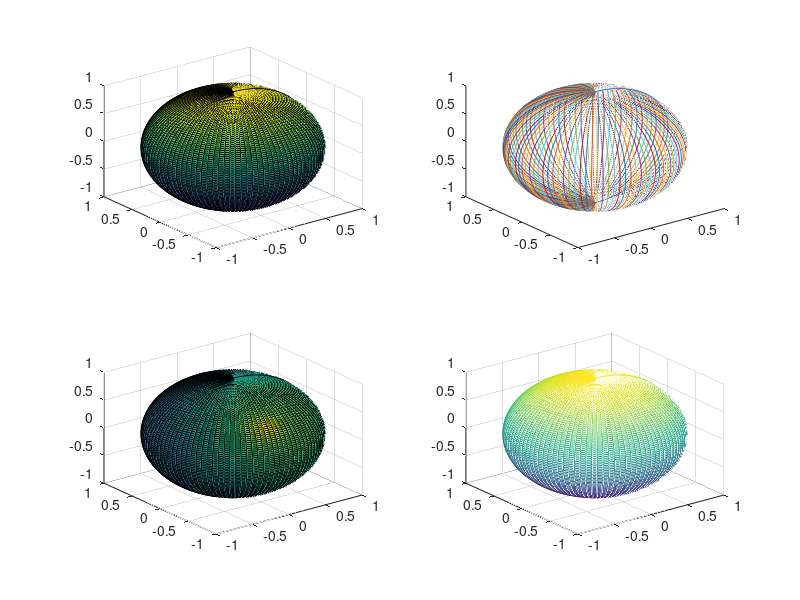

The MATLAB source for this figure:
figure
subplot(2,2,1)
[x,y,z]=sphere(100)
surf(x,y,z)
subplot(2,2,2)
[x,y,z]=sphere(100)
plot3(x,y,z)
subplot(2,2,3)
[x,y,z]=sphere(100)
surfl(x,y,z)
subplot(2,2,4)
[x,y,z]=sphere(100)
mesh(x,y,z)